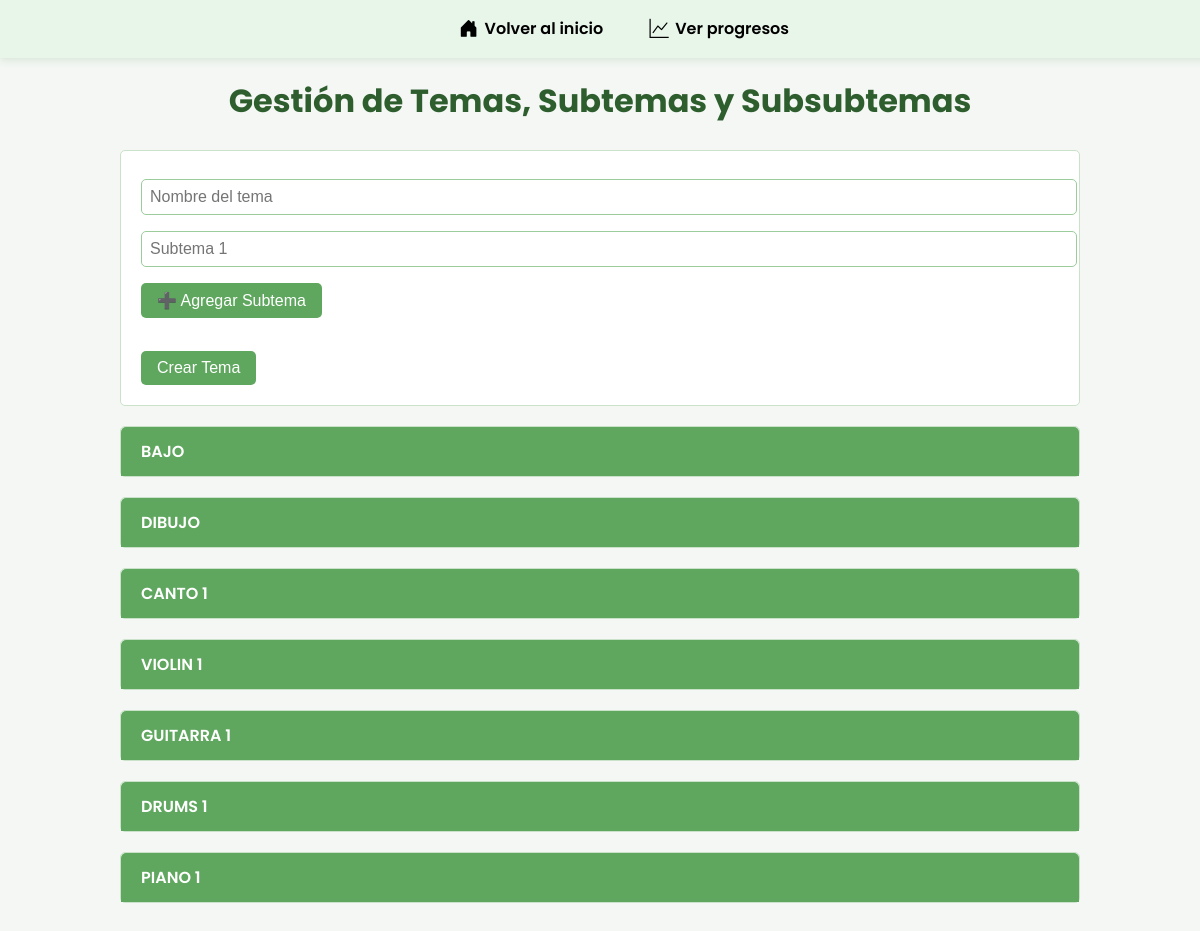
Before: /crear_tema.php with the older database file.
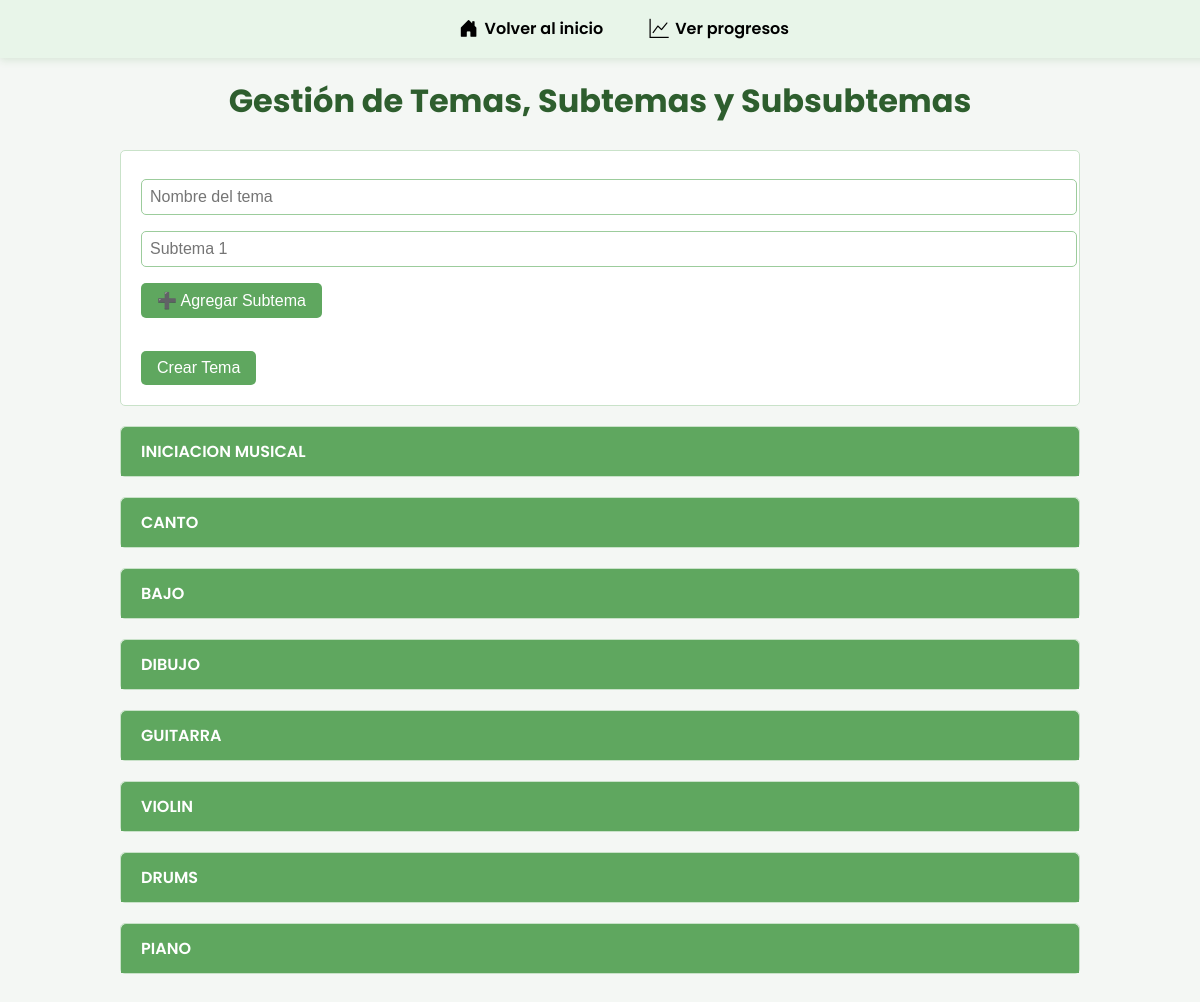
After: the same page with the newer database file.
### tables this page shows
CREATE TABLE `temas` (
  `id` int(11) NOT NULL AUTO_INCREMENT,
  `nombre` varchar(100) NOT NULL,
  PRIMARY KEY (`id`)
);

### crear_tema.php (the view, shortened to what this page needs)
<?php
require_once __DIR__ . '/includes/bd.php';
$temas = $conexion->query("SELECT * FROM temas ORDER BY id DESC");
?>
<!DOCTYPE html>
<html lang="es">
<head>
</head>
<body>
    <?php include 'navbar2.php'; ?>
    <div class="container">
        <h1>Gestión de Temas, Subtemas y Subsubtemas</h1>
        <form method="POST" class="card" style="padding: 20px;">
            <input type="text" name="nombre_tema" placeholder="Nombre del tema" required autocomplete="off" autofocus>
            <div id="subtemasCrear">
                <input type="text" name="subtemas[]" placeholder="Subtema 1" autocomplete="off">
            </div>
            <button type="button" onclick="agregarSubtema('subtemasCrear')" aria-label="Agregar Subtema">➕ Agregar
                Subtema</button><br><br>
            <button type="submit">Crear Tema</button>
        </form>
        <?php while ($tema = $temas->fetch_assoc()): ?>
            <div class="card">
                <div class="card-header" onclick="toggleCard(this)" role="button" aria-expanded="false" tabindex="0"
                    onkeypress="if(event.key==='Enter'){toggleCard(this);}"><?= htmlspecialchars($tema['nombre']) ?></div>
            </div>
        <?php endwhile; ?>
    </div>
</body>
</html>

Changed rows visible on the page:
removed temas: nombre "CANTO 1"
removed temas: nombre "VIOLIN 1"
removed temas: nombre "GUITARRA 1"
removed temas: nombre "DRUMS 1"
removed temas: nombre "PIANO 1"
added temas: nombre "INICIACION MUSICAL"
added temas: nombre "CANTO"
added temas: nombre "GUITARRA"
added temas: nombre "VIOLIN"
added temas: nombre "DRUMS"
added temas: nombre "PIANO"
